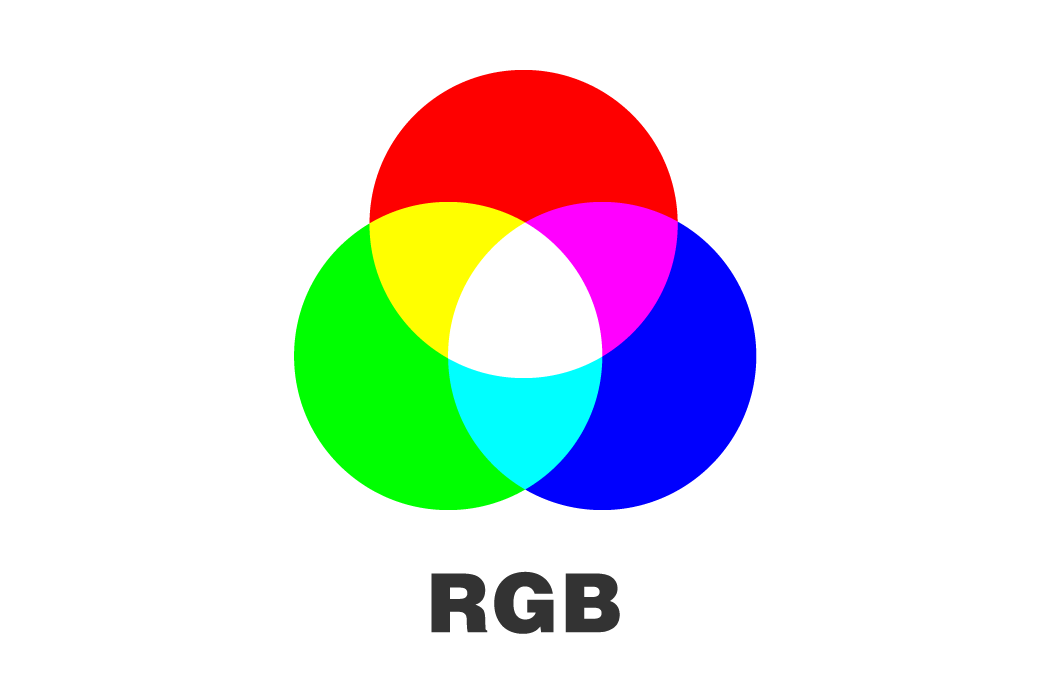
#> input picture Final_Project/Automobile_car/test_files/ros_cv_py/agv_code/rgb.png, 1050 x 700 px, found by its file name
$ python 1_square_ROI.py
#> lines starting #> are read from the running program, lines starting #| are printed output that depends on the picture
# 필요 없는 부분 삭제

import cv2

image = cv2.imread("rgb.png")
#> image is the input picture: shape (700, 1050, 3); mean B, G, R 225.8, 225.8, 225.8

# ROI 좌표 = (x, y), width, and height
x, y, width, height = 350, 400, 500, 800

# ROI 추출
roi = image[y:y+height, x:x+width]
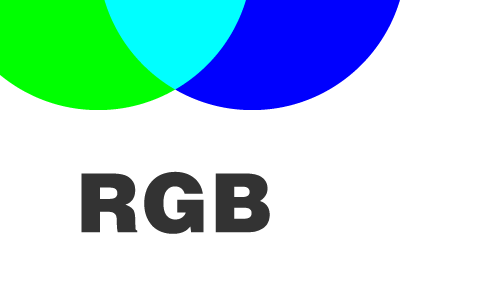
#> roi: shape (300, 500, 3); mean B, G, R 221.4, 217.6, 180.7

# 추출된 ROI 이미지 프로세싱 (회색으로 바꾸기)
gray_roi = cv2.cvtColor(roi, cv2.COLOR_BGR2GRAY)
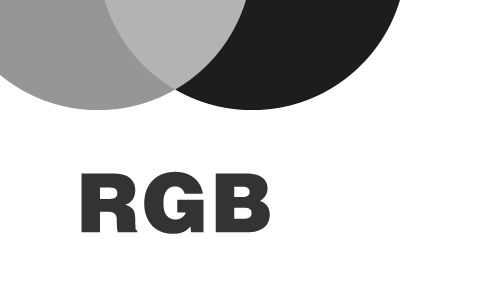
#> gray_roi: shape (300, 500); min 29, max 255, mean 207

cv2.imshow("Original Image", image)
cv2.imshow("Processed ROI", gray_roi)
cv2.waitKey(0)
cv2.destroyAllWindows()
